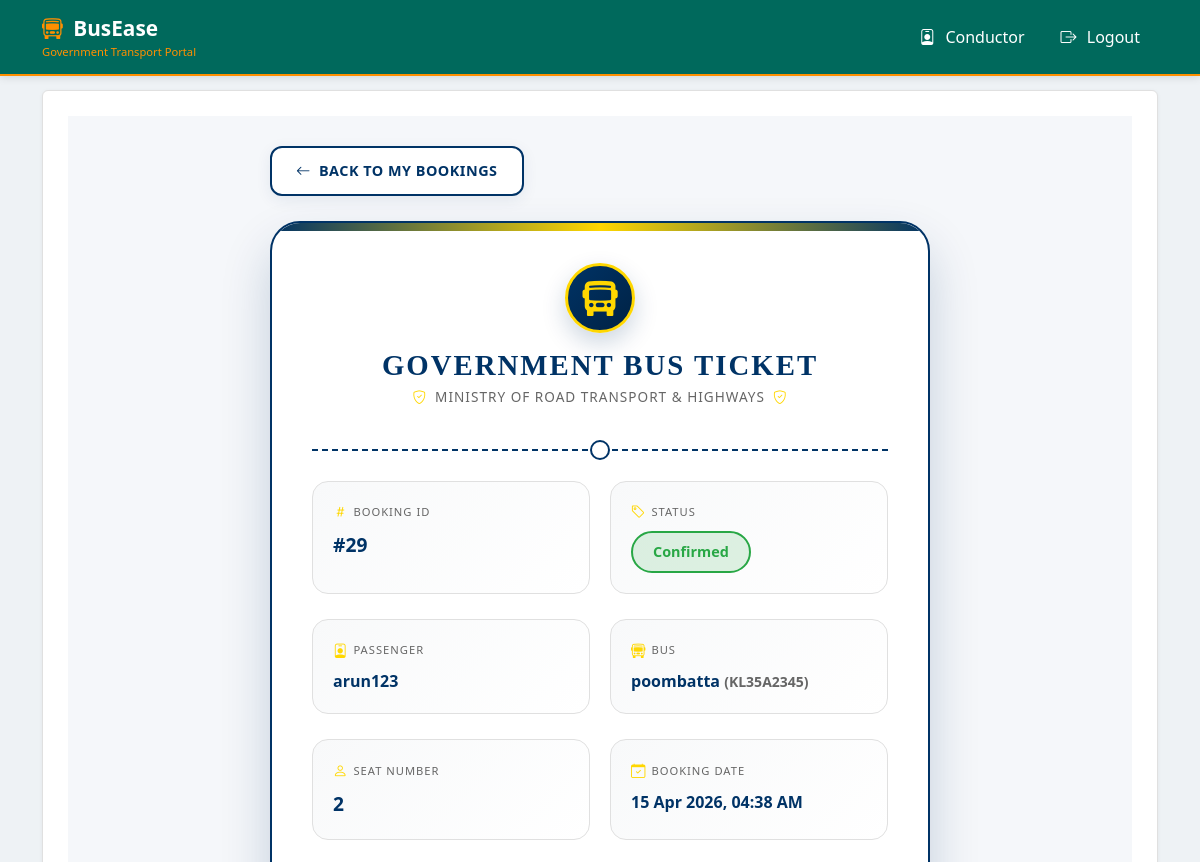
The app's page /traveller/ticket/29/ (signed in, upper part), older data.
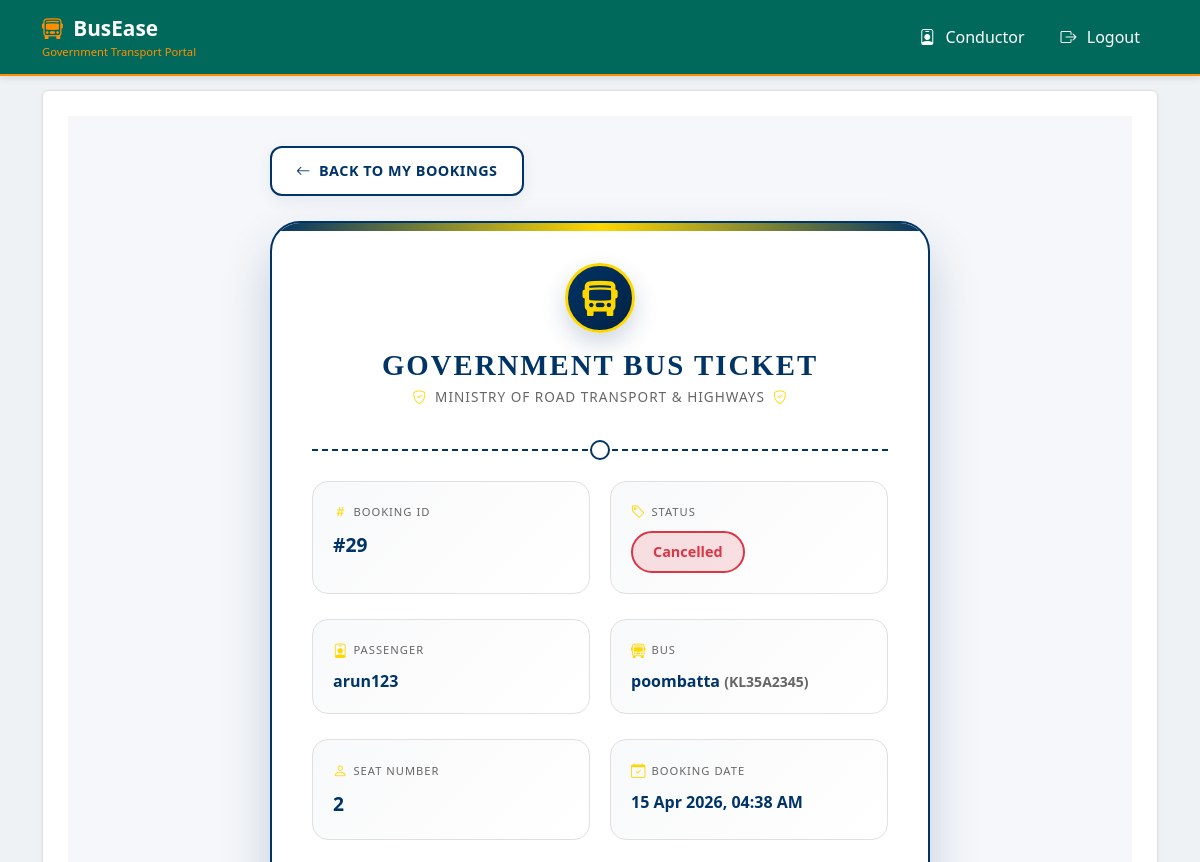
The same page, newer data.
### traveller/models.py (models this page shows, shortened)
class Booking(models.Model):
    traveller = models.ForeignKey(
        settings.AUTH_USER_MODEL,
        on_delete=models.CASCADE,
        related_name="bookings"
    )
    bus = models.ForeignKey(
        Bus,
        on_delete=models.CASCADE,
        related_name="bookings"
    )
    schedule = models.ForeignKey(
        BusSchedule,
        on_delete=models.CASCADE,
        related_name="bookings",
        null=True,
        blank=True
    )
    seat_number = models.PositiveIntegerField()
    from_stop = models.ForeignKey(
        RouteStop,
        on_delete=models.CASCADE,
        related_name="bookings_from",
        null=True,
        blank=True
    )
    to_stop = models.ForeignKey(
        RouteStop,
        on_delete=models.CASCADE,
        related_name="bookings_to",
        null=True,
        blank=True
    )
    booking_date = models.DateTimeField(auto_now_add=True)
    status = models.CharField(max_length=20, default="Confirmed")
    total_fare = models.DecimalField(
        max_digits=8,
        decimal_places=2,
        default=0
    )
    payment_id = models.CharField(
        max_length=100,
        blank=True,
        null=True,
        help_text="Razorpay payment ID"
    )
    payment_status = models.CharField(
        max_length=20,
        default='Pending',
        choices=[
            ('Pending', 'Pending'),
            ('Paid', 'Paid'),
            ('Failed', 'Failed'),
            ('Refunded', 'Refunded')
        ]
    )
    payment_amount = models.DecimalField(
        max_digits=8,
        decimal_places=2,
        default=0,
        help_text="Amount paid"
    )
    payment_date = models.DateTimeField(
        auto_now_add=True,
        null=True,
        blank=True
    )
    razorpay_order_id = models.CharField(
        max_length=100,
        blank=True,
        null=True,
        help_text="Razorpay order ID"
    )
    payment_method = models.CharField(
        max_length=50,
        blank=True,
        null=True,
        help_text="Payment method used"
    )
    payment_response = models.TextField(
        blank=True,
        null=True,
        help_text="Full payment response from Razorpay"
    )
    class Meta:
     ordering = ["-booking_date"]

### main/models.py (models this page shows, shortened)
class User(AbstractUser):
    ROLE_CHOICES = [
        ('admin', 'RTO Admin'),
        ('owner', 'Bus Owner'),
        ('traveller', 'Traveller'),
        ('conductor', 'Bus Conductor'),  # Add this line
    ]
    role = models.CharField(max_length=20, choices=ROLE_CHOICES, default='traveller')
    email = models.EmailField(blank=True, null=True)
    USERNAME_FIELD = 'username'
    REQUIRED_FIELDS = ['email']
    objects = UserManager()

### bus_owner/models.py (models this page shows, shortened)
class Bus(models.Model):
    owner = models.ForeignKey(BusOwnerProfile, on_delete=models.CASCADE, related_name='buses')
    bus_name = models.CharField(max_length=100, default="Unnamed Bus")
    bus_number = models.CharField(max_length=20, unique=True)
    total_seats = models.PositiveIntegerField()
    owner_contact_number = models.CharField(max_length=15, blank=True, default="")
    driver_name = models.CharField(max_length=100, blank=True, default="")
    driver_contact_number = models.CharField(max_length=15, blank=True, default="")
    driver_license = models.FileField(upload_to='driver_licenses/', null=True, blank=True)
    registration_document = models.FileField(upload_to='registration_docs/', blank=True, null=True)
    pollution_test_certificate = models.FileField(upload_to='pollution_tests/', null=True, blank=True)
    insurance_document = models.FileField(upload_to='insurance_docs/', null=True, blank=True)
    approved = models.BooleanField(default=False)
    class Meta:
        ordering = ['bus_number']
        verbose_name = "Bus"
        verbose_name_plural = "Buses"

### traveller/views.py (the view)
@login_required
def view_ticket(request, booking_id):
    booking = get_object_or_404(
        Booking,
        id=booking_id,
        traveller=request.user
    )
    return render(request, "traveller/ticket.html", {"booking": booking})

### traveller/templates/traveller/ticket.html (shortened to what this page needs)
{% extends "base.html" %}
{% block content %}
<div class="gov-ticket-page">
  <div class="gov-ticket-container">
    <a href="{% url 'traveller_bookings_page' %}" class="gov-back-btn">
      <i class="bi bi-arrow-left"></i> Back to My Bookings
    </a>
    <div class="gov-ticket-card">
      <div class="gov-ticket-header">
        <div class="gov-emblem">
          <i class="bi bi-bus-front-fill"></i>
        </div>
        <h2 class="gov-ticket-title">Government Bus Ticket</h2>
        <p class="gov-ticket-subtitle">
          <i class="bi bi-shield-check"></i>
          Ministry of Road Transport & Highways
          <i class="bi bi-shield-check"></i>
        </p>
      </div>
      <div class="gov-ticket-content">
        <div class="gov-info-grid">
          <div class="gov-info-item">
            <div class="gov-info-label">
              <i class="bi bi-hash"></i> Booking ID
            </div>
            <div class="gov-info-value-large">#{{ booking.id }}</div>
          </div>
          <div class="gov-info-item">
            <div class="gov-info-label">
              <i class="bi bi-tag"></i> Status
            </div>
            <div class="gov-info-value">
              <span class="gov-status-badge
                {% if booking.status == 'Confirmed' %}gov-status-confirmed
                {% elif booking.status == 'Pending' %}gov-status-pending
                {% else %}gov-status-cancelled{% endif %}">
                {{ booking.status }}
              </span>
            </div>
          </div>
        </div>
        <div class="gov-info-grid">
          <div class="gov-info-item">
            <div class="gov-info-label">
              <i class="bi bi-person-badge"></i> Passenger
            </div>
            <div class="gov-info-value">{{ booking.traveller.username }}</div>
          </div>
          <div class="gov-info-item">
            <div class="gov-info-label">
              <i class="bi bi-bus-front"></i> Bus
            </div>
            <div class="gov-info-value">
              {{ booking.bus.bus_name }}
              <small style="color: #666;">({{ booking.bus.bus_number }})</small>
            </div>
          </div>
        </div>
        <div class="gov-info-grid">
          <div class="gov-info-item">
            <div class="gov-info-label">
              <i class="bi bi-person"></i> Seat Number
            </div>
            <div class="gov-info-value-large">{{ booking.seat_number }}</div>
          </div>
          <div class="gov-info-item">
            <div class="gov-info-label">
              <i class="bi bi-calendar-check"></i> Booking Date
            </div>
            <div class="gov-info-value">{{ booking.booking_date|date:"d M Y, h:i A" }}</div>
          </div>
        </div>
      </div>
    </div>
  </div>
</div>
{% endblock %}

Row changes from the older to the newer data that the page shows:
changed Booking "arun123": status "Confirmed" → "Cancelled"
